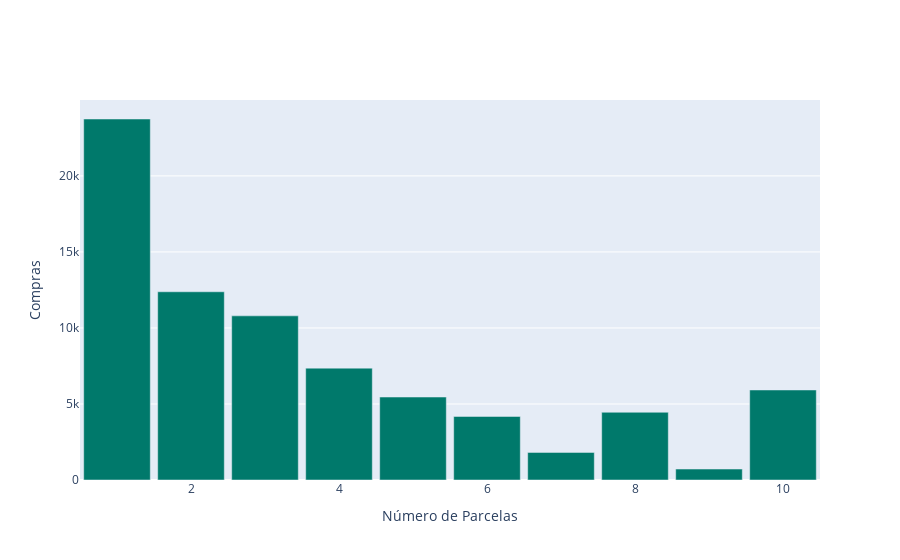

Here is the notebook cell this chart was saved with:
### Markdown cell above
As compras podem ser dividas em até 24x.
Normalmente passe de 12 parcelas, Veremos aqui as 10 mais populares. ***Note acima de 6x**

### Code cell
# Numero de compras segundo a quantidade de parcelamento

prch_inst = pagamentos[pagamentos['payment_type'] == 'credit_card']\
                ['installments'].value_counts().head(10)

# Separando os índices e os valores
x = prch_inst.index
y = prch_inst.values

# Gráfico de barras
trace = go.Bar(x=x, y=y,
               marker=dict(color='#00796B'))

layout = go.Layout(xaxis=dict(title='Número de Parcelas'),
                   yaxis=dict(title='Compras'),
                   bargap=.1)

fig = go.Figure(data=[trace],
                layout=layout)
iplot(fig)

### Figure 1 — Plotly figure (JSON) as saved in the notebook; plotly's stock layout.template omitted (floating-point values rounded to 4 significant figures)
{"data": [{"marker": {"color": "#00796B"}, "type": "bar", "x": [1, 2, 3, 4, 10, 5, 8, 6, 7, 9], "y": [23741, 12378, 10795, 7357, 5921, 5456, 4454, 4180, 1814, 720]}], "layout": {"bargap": 0.1, "xaxis": {"title": {"text": "Número de Parcelas"}}, "yaxis": {"title": {"text": "Compras"}}}}
